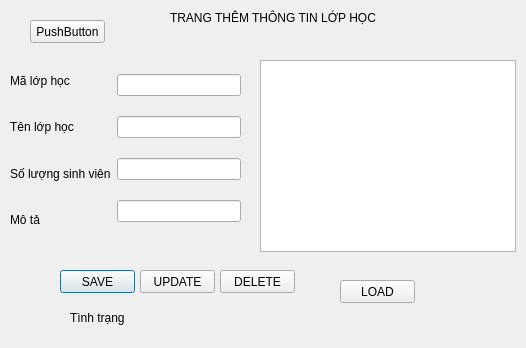
<?xml version="1.0" encoding="UTF-8"?>
<ui version="4.0">
 <class>themlophoc</class>
 <widget class="QDialog" name="themlophoc">
  <property name="geometry">
   <rect>
    <x>0</x>
    <y>0</y>
    <width>526</width>
    <height>348</height>
   </rect>
  </property>
  <property name="windowTitle">
   <string>Dialog</string>
  </property>
  <widget class="QLabel" name="label">
   <property name="geometry">
    <rect>
     <x>170</x>
     <y>10</y>
     <width>301</width>
     <height>16</height>
    </rect>
   </property>
   <property name="text">
    <string>TRANG THÊM THÔNG TIN LỚP HỌC</string>
   </property>
  </widget>
  <widget class="QPushButton" name="pushButton">
   <property name="geometry">
    <rect>
     <x>60</x>
     <y>270</y>
     <width>75</width>
     <height>23</height>
    </rect>
   </property>
   <property name="text">
    <string>SAVE</string>
   </property>
  </widget>
  <widget class="QPushButton" name="pushButton_2">
   <property name="geometry">
    <rect>
     <x>220</x>
     <y>270</y>
     <width>75</width>
     <height>23</height>
    </rect>
   </property>
   <property name="text">
    <string>DELETE</string>
   </property>
  </widget>
  <widget class="QLabel" name="tinhtrang">
   <property name="geometry">
    <rect>
     <x>70</x>
     <y>310</y>
     <width>141</width>
     <height>16</height>
    </rect>
   </property>
   <property name="text">
    <string>Tình trạng</string>
   </property>
  </widget>
  <widget class="QWidget" name="layoutWidget">
   <property name="geometry">
    <rect>
     <x>10</x>
     <y>60</y>
     <width>231</width>
     <height>180</height>
    </rect>
   </property>
   <layout class="QHBoxLayout" name="horizontalLayout">
    <item>
     <layout class="QVBoxLayout" name="verticalLayout_2">
      <item>
       <widget class="QLabel" name="label_2">
        <property name="text">
         <string>Mã lớp học</string>
        </property>
       </widget>
      </item>
      <item>
       <widget class="QLabel" name="label_3">
        <property name="text">
         <string>Tên lớp học </string>
        </property>
       </widget>
      </item>
      <item>
       <widget class="QLabel" name="label_4">
        <property name="text">
         <string>Số lượng sinh viên</string>
        </property>
       </widget>
      </item>
      <item>
       <widget class="QLabel" name="label_5">
        <property name="text">
         <string>Mô tả</string>
        </property>
       </widget>
      </item>
     </layout>
    </item>
    <item>
     <layout class="QVBoxLayout" name="verticalLayout">
      <item>
       <widget class="QLineEdit" name="malop"/>
      </item>
      <item>
       <widget class="QLineEdit" name="tenlop"/>
      </item>
      <item>
       <widget class="QLineEdit" name="soluong"/>
      </item>
      <item>
       <widget class="QLineEdit" name="mota"/>
      </item>
     </layout>
    </item>
   </layout>
  </widget>
  <widget class="QPushButton" name="pushButton_3">
   <property name="geometry">
    <rect>
     <x>140</x>
     <y>270</y>
     <width>75</width>
     <height>23</height>
    </rect>
   </property>
   <property name="text">
    <string>UPDATE</string>
   </property>
  </widget>
  <widget class="QTableView" name="tableView">
   <property name="geometry">
    <rect>
     <x>260</x>
     <y>60</y>
     <width>256</width>
     <height>192</height>
    </rect>
   </property>
  </widget>
  <widget class="QPushButton" name="pushButton_4">
   <property name="geometry">
    <rect>
     <x>340</x>
     <y>280</y>
     <width>75</width>
     <height>23</height>
    </rect>
   </property>
   <property name="text">
    <string>LOAD</string>
   </property>
  </widget>
  <widget class="QPushButton" name="pushButton_5">
   <property name="geometry">
    <rect>
     <x>30</x>
     <y>20</y>
     <width>75</width>
     <height>23</height>
    </rect>
   </property>
   <property name="text">
    <string>PushButton</string>
   </property>
  </widget>
 </widget>
 <resources/>
 <connections/>
</ui>
